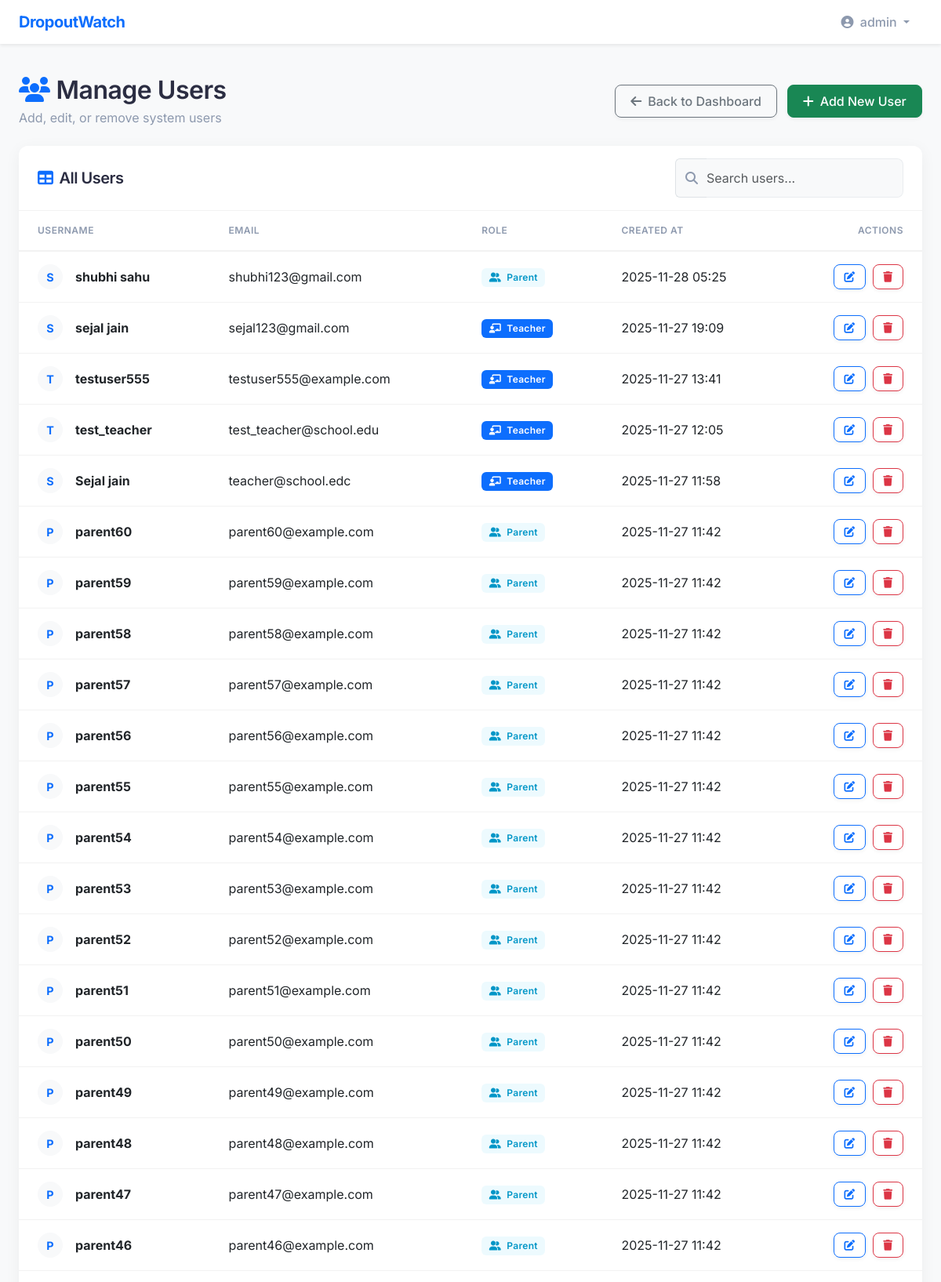
Page /admin/users (signed in, upper part) on the committed database.
### app/models.py (models this page shows, shortened)
class User(UserMixin, db.Model):
    __tablename__ = 'users'
    id = db.Column(db.Integer, primary_key=True)
    username = db.Column(db.String(80), unique=True, nullable=False)
    email = db.Column(db.String(120), unique=True, nullable=False)
    password_hash = db.Column(db.String(128), nullable=False)
    role = db.Column(db.String(20), nullable=False)  # teacher, parent, counselor, admin
    created_at = db.Column(db.DateTime, default=datetime.utcnow)
    counseling_notes = db.relationship('CounselingNote', backref='counselor', lazy=True)

### app/admin.py (the view)
@admin_bp.route('/users')
@login_required
@admin_required
def users():
    all_users = User.query.order_by(User.created_at.desc()).all()
    return render_template('admin_users.html', users=all_users)

### app/admin.py (called while the page is built)
def admin_required(f):
    @wraps(f)
    def decorated_function(*args, **kwargs):
        if not current_user.is_authenticated or current_user.role != 'admin':
            flash('You must be an administrator to access this page.', 'danger')
            return redirect(url_for('auth.login'))
        return f(*args, **kwargs)
    return decorated_function

### app/templates/admin_users.html (shortened to what this page needs)
{% extends "base.html" %}
{% block content %}
<div class="container-fluid px-4">
    <div class="d-flex justify-content-between align-items-center mb-4">
        <div>
            <h2 class="mb-1"><i class="fas fa-users me-2 text-primary"></i>Manage Users</h2>
            <p class="text-muted mb-0">Add, edit, or remove system users</p>
        </div>
        <div>
            <a href="{{ url_for('admin.dashboard') }}" class="btn btn-outline-secondary me-2">
                <i class="fas fa-arrow-left me-2"></i>Back to Dashboard
            </a>
            <a href="{{ url_for('admin.add_user') }}" class="btn btn-success">
                <i class="fas fa-plus me-2"></i>Add New User
            </a>
        </div>
    </div>
    <div class="card">
        <div class="card-header bg-white py-3">
            <div class="d-flex justify-content-between align-items-center">
                <h5 class="mb-0"><i class="fas fa-table me-2 text-primary"></i>All Users</h5>
                <div class="input-group w-auto">
                    <span class="input-group-text bg-light border-end-0"><i class="fas fa-search text-muted"></i></span>
                    <input type="text" class="form-control border-start-0 ps-0" placeholder="Search users..."
                        id="userSearch">
                </div>
            </div>
        </div>
        <div class="card-body p-0">
            <div class="table-responsive">
                <table class="table table-hover align-middle mb-0" id="usersTable">
                    <thead class="bg-light">
                        <tr>
                            <th class="ps-4">Username</th>
                            <th>Email</th>
                            <th>Role</th>
                            <th>Created At</th>
                            <th class="text-end pe-4">Actions</th>
                        </tr>
                    </thead>
                    <tbody>
                        {% for user in users %}
                        <tr>
                            <td class="ps-4">
                                <div class="d-flex align-items-center">
                                    <div class="avatar-circle me-3 bg-light text-primary fw-bold">
                                        {{ user.username[0]|upper }}
                                    </div>
                                    <div class="fw-bold">{{ user.username }}</div>
                                </div>
                            </td>
                            <td>{{ user.email }}</td>
                            <td>
                                <span
                                    class="badge bg-{% if user.role == 'admin' %}danger{% elif user.role == 'teacher' %}primary{% elif user.role == 'counselor' %}info{% else %}success{% endif %}">
                                    <i
                                        class="fas fa-{% if user.role == 'admin' %}user-shield{% elif user.role == 'teacher' %}chalkboard-teacher{% elif user.role == 'counselor' %}user-md{% else %}user-friends{% endif %} me-1"></i>
                                    {{ user.role|capitalize }}
                                </span>
                            </td>
                            <td>{{ user.created_at.strftime('%Y-%m-%d %H:%M') }}</td>
                            <td class="text-end pe-4">
                                <a href="{{ url_for('admin.edit_user', user_id=user.id) }}"
                                    class="btn btn-sm btn-outline-primary me-1" title="Edit User">
                                    <i class="fas fa-edit"></i>
                                </a>
                                {% if user.id != current_user.id %}
                                <button class="btn btn-sm btn-outline-danger"
                                    onclick="confirmDelete({{ user.id }}, '{{ user.username }}')" title="Delete User">
                                    <i class="fas fa-trash"></i>
                                </button>
                                {% endif %}
                            </td>
                        </tr>
                        {% endfor %}
                    </tbody>
                </table>
            </div>
        </div>
    </div>
</div>
{% endblock %}

### app/templates/base.html (shortened to what this page needs)
<!DOCTYPE html>
<html lang="en">
<head>
    <link href="https://cdn.jsdelivr.net/npm/bootstrap@5.3.0/dist/css/bootstrap.min.css" rel="stylesheet">
    <link rel="stylesheet" href="https://cdnjs.cloudflare.com/ajax/libs/font-awesome/6.4.0/css/all.min.css">
    <link rel="stylesheet" href="{{ url_for('static', filename='css/dashboard.css') }}">
</head>
<body class="bg-light">
    {% if current_user.is_authenticated %}
    <nav class="navbar navbar-expand-lg navbar-light bg-white shadow-sm sticky-top">
        <div class="container-fluid px-4">
            <a class="navbar-brand fw-bold text-primary" href="{{ url_for('main.index') }}">DropoutWatch</a>
            <div class="collapse navbar-collapse" id="navbarNav">
                <ul class="navbar-nav ms-auto">
                    <li class="nav-item dropdown">
                        <a class="nav-link dropdown-toggle" href="#" id="userDropdown" role="button"
                            data-bs-toggle="dropdown" aria-expanded="false">
                            <i class="fas fa-user-circle me-1"></i>
                            <span class="fw-medium">{{ current_user.username }}</span>
                        </a>
                    </li>
                </ul>
            </div>
        </div>
    </nav>
    {% endif %}
    <main class="py-3">
        {% block content %}{% endblock %}
    </main>
</body>
</html>

### app/static/css/dashboard.css (style rules this page uses)
:root { --primary-color: #4361ee; --secondary-color: #3f37c9; --success-color: #4cc9f0; --info-color: #4895ef; --warning-color: #f72585; --danger-color: #e63946; --light-bg: #f8f9fa; --card-bg: #ffffff; --text-primary: #2b2d42; --text-secondary: #8d99ae; --border-radius: 12px; --box-shadow: 0 4px 20px rgba(0, 0, 0, 0.05); --box-shadow-hover: 0 10px 25px rgba(0, 0, 0, 0.08); }
body { background-color: var(--light-bg); font-family: 'Inter', sans-serif; color: var(--text-primary); -webkit-font-smoothing: antialiased; }
h1, h2, h3, h4, h5, h6 { font-weight: 600; color: var(--text-primary); letter-spacing: -0.5px; }
.text-muted { color: var(--text-secondary) !important; }
.card { background-color: var(--card-bg); border: none; border-radius: var(--border-radius); box-shadow: var(--box-shadow); transition: transform 0.2s ease, box-shadow 0.2s ease; overflow: hidden; }
.card-header { background-color: transparent; border-bottom: 1px solid rgba(0, 0, 0, 0.05); padding: 1.25rem 1.5rem; font-weight: 600; }
.card-body { padding: 1.5rem; }
.btn { border-radius: 8px; padding: 0.5rem 1.2rem; font-weight: 500; transition: all 0.2s; box-shadow: 0 2px 5px rgba(0, 0, 0, 0.05); }
.btn-sm { padding: 0.3rem 0.8rem; font-size: 0.85rem; }
.table { margin-bottom: 0; vertical-align: middle; }
.table thead th { border-top: none; border-bottom: 2px solid rgba(0, 0, 0, 0.05); font-weight: 600; color: var(--text-secondary); text-transform: uppercase; font-size: 0.75rem; letter-spacing: 0.5px; padding: 1rem; }
.table td { padding: 1rem; border-bottom: 1px solid rgba(0, 0, 0, 0.05); }
.badge { padding: 0.5em 0.8em; font-weight: 600; border-radius: 6px; letter-spacing: 0.3px; }
.bg-success { background-color: rgba(76, 201, 240, 0.1) !important; color: #0096c7; }
.navbar { backdrop-filter: blur(10px); background-color: rgba(255, 255, 255, 0.9) !important; }
.navbar-brand { font-weight: 700; letter-spacing: -0.5px; }
.nav-link { font-weight: 500; color: var(--text-secondary) !important; padding: 0.5rem 1rem !important; border-radius: 6px; transition: all 0.2s; }
.avatar-circle { width: 32px; height: 32px; background-color: var(--primary-color); color: white; border-radius: 50%; display: flex; align-items: center; justify-content: center; font-weight: 600; font-size: 0.9rem; }
.form-control { border: 1px solid #e9ecef; padding: 0.75rem 1rem; border-radius: 8px; background-color: #f8f9fa; transition: all 0.2s; }

### rows in the picture
User: username "admin"
User: username "S", username "shubhi sahu", email "shubhi123@gmail.com", role "Parent", created_at "2025-11-28 05:25"
User: username "S", username "sejal jain", email "sejal123@gmail.com", role "Teacher", created_at "2025-11-27 19:09"
User: username "T", username "testuser555", email "testuser555@example.com", role "Teacher", created_at "2025-11-27 13:41"
User: username "T", username "test_teacher", email "test_teacher@school.edu", role "Teacher", created_at "2025-11-27 12:05"
User: username "S", username "Sejal jain", email "teacher@school.edc", role "Teacher", created_at "2025-11-27 11:58"
User: username "P", username "parent60", email "parent60@example.com", role "Parent", created_at "2025-11-27 11:42"
User: username "P", username "parent59", email "parent59@example.com", role "Parent", created_at "2025-11-27 11:42"
User: username "P", username "parent58", email "parent58@example.com", role "Parent", created_at "2025-11-27 11:42"
User: username "P", username "parent57", email "parent57@example.com", role "Parent", created_at "2025-11-27 11:42"
User: username "P", username "parent56", email "parent56@example.com", role "Parent", created_at "2025-11-27 11:42"
User: username "P", username "parent55", email "parent55@example.com", role "Parent", created_at "2025-11-27 11:42"
User: username "P", username "parent54", email "parent54@example.com", role "Parent", created_at "2025-11-27 11:42"
User: username "P", username "parent53", email "parent53@example.com", role "Parent", created_at "2025-11-27 11:42"
User: username "P", username "parent52", email "parent52@example.com", role "Parent", created_at "2025-11-27 11:42"
User: username "P", username "parent51", email "parent51@example.com", role "Parent", created_at "2025-11-27 11:42"
User: username "P", username "parent50", email "parent50@example.com", role "Parent", created_at "2025-11-27 11:42"
User: username "P", username "parent49", email "parent49@example.com", role "Parent", created_at "2025-11-27 11:42"
User: username "P", username "parent48", email "parent48@example.com", role "Parent", created_at "2025-11-27 11:42"
User: username "P", username "parent47", email "parent47@example.com", role "Parent", created_at "2025-11-27 11:42"
User: username "P", username "parent46", email "parent46@example.com", role "Parent", created_at "2025-11-27 11:42"
